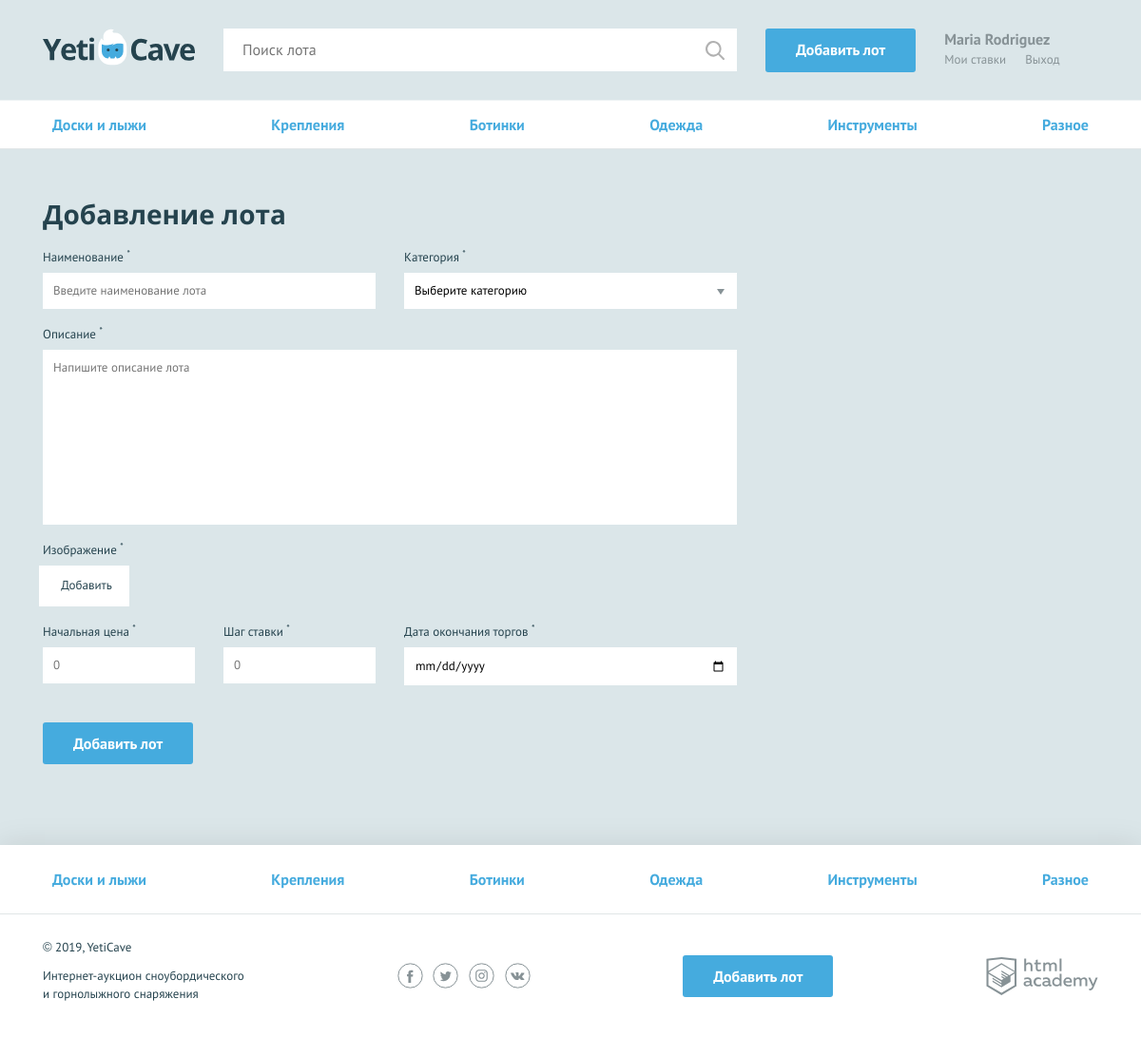
Page /add.php (signed in) on the committed database.
### tables this page shows
CREATE TABLE category (
                        id INT AUTO_INCREMENT PRIMARY KEY,
                        category VARCHAR(64),
                        class VARCHAR(64) UNIQUE
);

### helpers.php (called while the page is built, shortened)
<?php
function db_get_prepare_stmt($link, $sql, $data = []) {
    $stmt = mysqli_prepare($link, $sql);
    return $stmt;
}
function include_template($name, array $data = []) {
    $name = 'templates/' . $name;
    extract($data);
    require $name;
    $result = ob_get_clean();
    return $result;
}

### functions.php (called while the page is built, shortened)
<?php
function fetch_db_data (mysqli $con, string $sql, array $data = []): ?array
{
    $result = [];
    $stmt = db_get_prepare_stmt($con, $sql, $data);
    mysqli_stmt_execute($stmt);
    $res = mysqli_stmt_get_result($stmt);
    if (!$res) {
        $error =  mysqli_error($con);
        print $page_content = include_template('error.php', ['error' => $error]);
        die();
    } else {
        $result = mysqli_fetch_all($res, MYSQLI_ASSOC);
    }
    return $result;
}

### init.php (called while the page is built, shortened)
<?php
require_once('functions.php');
require_once('helpers.php');
function get_categories ($con) {
    return $categories = fetch_db_data($con, 'SELECT * FROM category');
};

### templates/add.php (the view, shortened to what this page needs)
<form class="form form--add-lot container form--invalid <?=$form_class; ?>" action="" method="post" enctype="multipart/form-data">
    <h2>Добавление лота</h2>
    <div class="form__container-two">
        <?php
        $classname = $errors['lot-name']  ? "form__item--invalid" : "";
        $value = isset($user_lot['lot-name']) ? $user_lot['lot-name'] : "";?>
        <div class="form__item <?=$classname;?>">
            <label for="lot-name">Наименование <sup>*</sup></label>
            <input id="lot-name" type="text" name="lot-name" placeholder="Введите наименование лота" value="<?=$value;?>">
        </div>
        <?php
        $classname = $errors['category'] ? "form__item--invalid" : "";
        ?>
        <div class="form__item <?=$classname;?>">
            <label for="category">Категория <sup>*</sup></label>
            <select id="category" name="category">
                <option value="">Выберите категорию</option>
            </select>
        </div>
    </div>
    <?php
    $classname = $errors['message'] ? "form__item--invalid" : "";
   ?>
    <div class="form__item form__item--wide <?=$classname;?>">
        <label for="message">Описание <sup>*</sup></label>
        <textarea id="message" name="message" placeholder="Напишите описание лота"></textarea>
    </div>
    <?php
    $classname = $errors['lot-image'] ? "form__item--invalid" : "";
    $error_message = $errors['lot-image']; ?>
    <div class="form__item form__item--file <?=$classname;?>">
        <label>Изображение <sup>*</sup></label>
        <div class="form__input-file">
            <label for="lot-img">
                Добавить
            </label>
        </div>
    </div>
    <div class="form__container-three">
        <?php
        $classname = $errors['lot-rate'] ? "form__item--invalid" : "";
        $value = isset($user_lot['lot-rate']) ? $user_lot['lot-rate'] : "";?>
        <div class="form__item form__item--small <?=$classname;?>">
            <label for="lot-rate">Начальная цена <sup>*</sup></label>
            <input id="lot-rate" type="text" name="lot-rate" placeholder="0" value="<?=$value;?>">
        </div>
        <?php
        $classname = $errors['lot-step'] ? "form__item--invalid" : "";
        $value = isset($user_lot['lot-step']) ? $user_lot['lot-step'] : "";?>
        <div class="form__item form__item--small <?=$classname;?>">
            <label for="lot-step">Шаг ставки <sup>*</sup></label>
            <input id="lot-step" type="text" name="lot-step" placeholder="0" value="<?=$value;?>">
        </div>
        <?php
        $classname = $errors['lot-date'] ? "form__item--invalid" : "";
        $value = isset($user_lot['lot-date']) ? $user_lot['lot-date'] : "";?>
        <div class="form__item <?=$classname;?>">
            <label for="lot-date">Дата окончания торгов <sup>*</sup></label>
            <input  type="date" name="lot-date" placeholder="Введите дату в формате ГГГГ-ММ-ДД" value="<?=$value?>">
        </div>
    </div>
    <button type="submit" class="button">Добавить лот</button>
</form>

### templates/layout.php (shortened to what this page needs)
<!DOCTYPE html>
<html lang="ru">
<head>
    <link href="../css/normalize.min.css" rel="stylesheet">
    <link href="../css/style.css" rel="stylesheet">
</head>
<body>
<div class="page-wrapper">
    <header class="main-header">
        <div class="main-header__container container">
            <a class="main-header__logo" href="<?=$logo_link;?>">
                <img src="../img/logo.svg" width="160" height="39" alt="Логотип компании YetiCave">
            </a>
            <form class="main-header__search" method="get" action="search.php" autocomplete="off">
                <input type="search" name="search" placeholder="Поиск лота">
                <input class="main-header__search-btn" type="submit" name="find" value="Найти">
            </form>
            <a class="main-header__add-lot button" href="add.php">Добавить лот</a>
            <nav class="user-menu">
                <?php
                if  (isset($_SESSION['user'])): ?>
                    <div class="user-menu__logged">
                        <p><?=strip_tags($_SESSION['user']['name']); ?></p>
                        <a class="user-menu__bets" href="/my-bets.php">Мои ставки</a>
                        <a class="user-menu__logout" href="/logout.php">Выход</a>
                    </div>
                <?php endif; ?>
            </nav>
        </div>
    </header>
    <main class="<?=$main_class ?>">
        <?=$menu?>
       <?=$content ?>
    </main>
</div>
<footer class="main-footer">
    <nav class="nav">
        <ul class="nav__list container">
            <?php foreach ($categories as $category): ?>
                <li class="nav__item">
                    <a href="pages/all-lots.html" ><?=htmlspecialchars($category['category']); ?></a>
                </li>
            <?php endforeach; ?>
        </ul>
    </nav>
    <div class="main-footer__bottom container">
        <div class="main-footer__copyright">
            <p>© 2019, YetiCave</p>
            <p>Интернет-аукцион сноубордического и горнолыжного снаряжения</p>
        </div>
        <div class="main-footer__social social">
            <a class="social__link social__link--facebook" href="#">
            </a>
            <a class="social__link social__link--twitter" href="#">
            </a>
            <a class="social__link social__link--instagram" href="#">
            </a>
            <a class="social__link social__link--vkontakte" href="#">
            </a>
        </div>
        <a class="main-footer__add-lot button" href="add.php">Добавить лот</a>
        <div class="main-footer__developed-by">
            <a class="logo-academy" href="https://htmlacademy.ru/intensive/php">
            </a>
        </div>
    </div>
</footer>
</body>
</html>

### rows in the picture
category: category "Доски и лыжи"
category: category "Крепления"
category: category "Ботинки"
category: category "Одежда"
category: category "Инструменты"
category: category "Разное"

### other values in the picture
strip_tags($_SESSION['user']['name']) "Maria Rodriguez"
